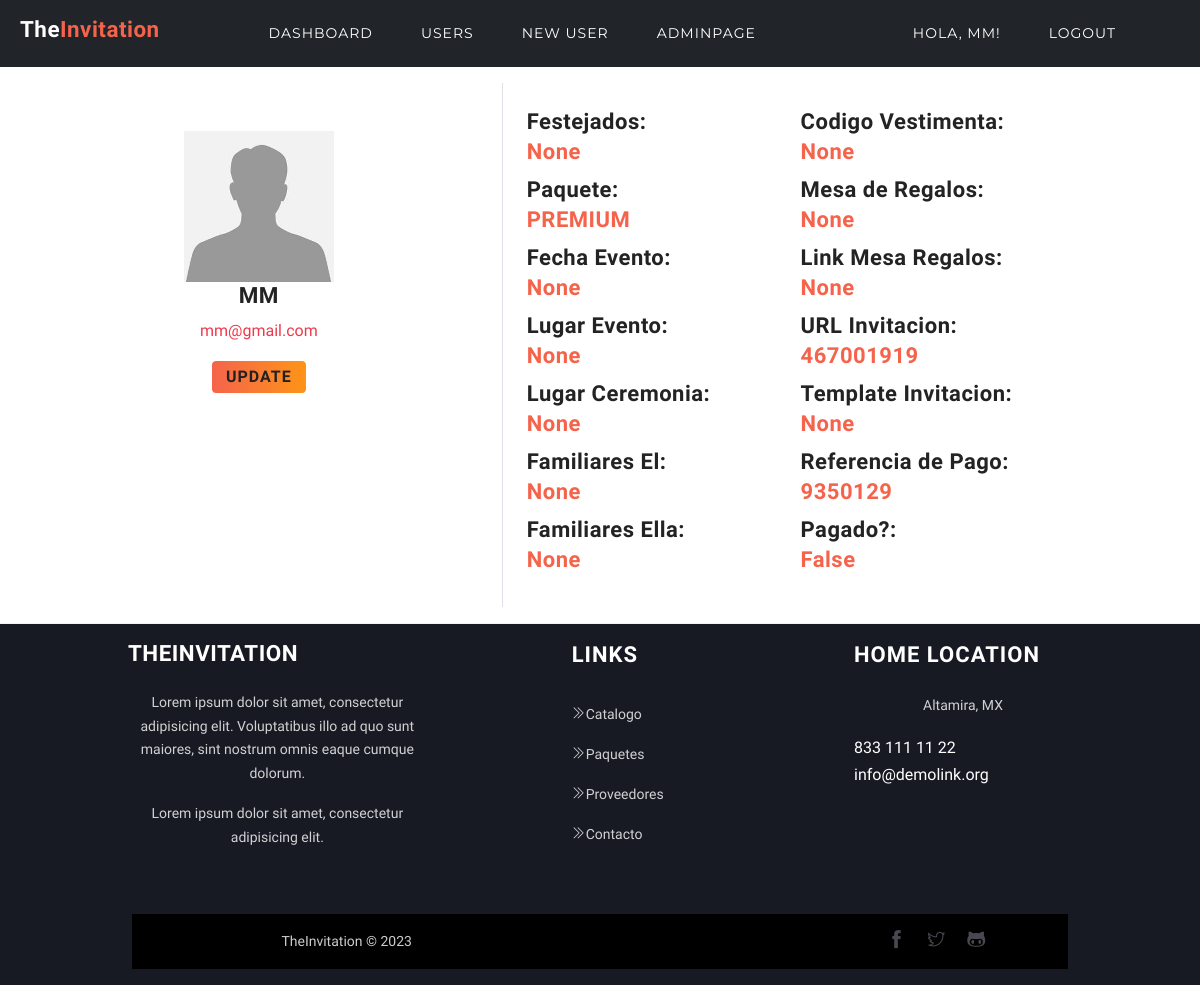
The app's page /profiledetail/1/ (signed in) with its own data.
### users/models.py (models this page shows, shortened)
class Profile(models.Model):
    user = models.OneToOneField(User, on_delete=models.CASCADE)
    avatar = models.ImageField(
        default='avatar.jpg', # default avatar
        upload_to='profile_avatars' # dir to store the image
        )
    paquete = models.CharField(max_length=20, default= 'Basico', choices=PAQUETES_CHOISES)
    fecha_evento = models.DateField(null=True, blank=True)
    lugar_fiesta = models.CharField(max_length=100, null=True, blank=True)
    lugar_ceremonia = models.CharField(max_length=100, null=True, blank=True)
    festejados = models.CharField(max_length=100, null=True, blank=True)
    familiares1_festejados = models.CharField(max_length=200, null=True, blank=True)
    familiares1_foto = models.ImageField(upload_to='family_album', null=True, blank=True)
    familiares2_festejados = models.CharField(max_length=200, null=True, blank=True)
    familiares2_foto = models.ImageField(upload_to='family_album', null=True, blank=True)
    testigos_festejados = models.CharField(max_length=200, null=True, blank=True)
    codigo_vestimenta = models.CharField(max_length=100, null=True, blank=True)
    mesa_regalos = models.CharField(max_length=100, null=True, blank=True)
    link_regalos = models.CharField(max_length=200, null=True, blank=True)
    slug = models.SlugField(unique=True, blank=True, null=True)
    template_invitacion = models.IntegerField(null=True, blank=True)
    pagado = models.BooleanField(default=False)
    ref_pago = models.BigIntegerField(unique=True, null=True, blank=True)

### users/views.py (the view)
# urls.py: path('profiledetail/<int:pk>/',ProfileDetail.as_view(),name='profiledetail'),
class ProfileDetail(LoginRequiredMixin, DetailView):
    model = Profile
    context_object_name = 'profiledetail'
    template_name = 'users/profile_detail.html'
    def get_context_data(self, **kwargs):
        context = super(ProfileDetail, self).get_context_data(**kwargs)
        context["users"] = User.objects.filter(pk=self.object.pk)
        return context

### users/templates/users/profile_detail.html
{%extends 'base_dashboard.html'%}
{% load static %}
{%block content%}
<div class="row m-3">
	<div class="p-5 col-lg-5 mx-auto text-center border-end">
			<img src="{{profiledetail.avatar.url}}" alt="{{ profiledetail.user }}" class="avatar"  accept=".jpg,.jpeg,.png"/>
			<h2 class="text-center">{{ profiledetail.user | title }}</h2>
		    <p class="text-center"><a href="mailto:{{profiledetail.user.email}}">{{profiledetail.user.email}}</a></p>
			<a class="btn btn-main" href="{% url 'profileupdate' profiledetail.id %}">Update</a>
	</div>
	<div class="col-lg-7 p-4 mx-auto">
		<div class="row">
			<div class="col-lg-5">
				<h4>Festejados: <br><span class="text-color">{{ profiledetail.festejados }}</span></h4>
				<h4>Paquete: <br><span class="text-color">{{ profiledetail.paquete }}</span></h4>
				<h4>Fecha Evento: <br><span class="text-color">{{ profiledetail.fecha_evento }}</span></h4>
				<h4>Lugar Evento: <br><span class="text-color">{{ profiledetail.lugar_fiesta }}</span></h4>
				<h4>Lugar Ceremonia: <br><span class="text-color">{{ profiledetail.lugar_ceremonia }}</span></h4>
				<h4>Familiares El: <br><span class="text-color">{{ profiledetail.familiares1_festejados }}</span></h4>
				<h4>Familiares Ella: <br><span class="text-color">{{ profiledetail.familiares2_festejados }}</span></h4>
			</div>
			<div class="col-lg-5 ">
				<h4>Codigo Vestimenta: <br><span class="text-color">{{ profiledetail.codigo_vestimenta }}</span></h4>
				<h4>Mesa de Regalos: <br><span class="text-color">{{ profiledetail.mesa_regalos }}</span></h4>
				<h4>Link Mesa Regalos: <br><span class="text-color">{{ profiledetail.link_regalos }}</span></h4>
				<h4>URL Invitacion: <br><span class="text-color">{{ profiledetail.slug }}</span></h4>
				<h4>Template Invitacion: <br><span class="text-color">{{ profiledetail.template_invitacion }}</span></h4>
				<h4>Referencia de Pago: <br><span class="text-color">{{ profiledetail.ref_pago }}</span></h4>
				<h4>Pagado?: <br><span class="text-color">{{ profiledetail.pagado }}</span></h4>
			</div>
		</div>
	</div>
</div>
{%endblock content%}

### templates/base_dashboard.html (shortened to what this page needs)
{% load static %}
<!DOCTYPE html>
<html lang="en">
<head>
    <link rel="stylesheet" href="{% static 'css/bootstrap.css' %}">
  <link rel="stylesheet" href="{% static 'css/homepage.css' %}">
  <link rel="stylesheet" href="{% static 'plugins/icofont/icofont.min.css' %}">
  <link rel="stylesheet" href="{% static 'plugins/themify/css/themify-icons.css' %}">
  <link rel="stylesheet" href="{% static 'plugins/animate-css/animate.css' %}">
  <link rel="stylesheet" href="{% static 'plugins/magnific-popup/dist/magnific-popup.css' %}">
  <link rel="stylesheet" href="{% static 'plugins/slick-carousel/slick/slick.css' %}">
  <link rel="stylesheet" href="{% static 'plugins/slick-carousel/slick/slick-theme.css' %}">
  <link rel="stylesheet" href="{% static 'css/style.css' %}">
  <link rel="stylesheet" href="{% static 'css/styletodo.css' %}">
  <link rel="stylesheet" href="{% static 'plugins/fontawesome/css/all.css' %}">
  <link rel="stylesheet" href="https://cdnjs.cloudflare.com/ajax/libs/animate.css/4.1.1/animate.min.css"/>
  <link rel="stylesheet" href="https://unpkg.com/aos@next/dist/aos.css"/>
</head>
<body>
    <nav class="navbar navbar-dark bg-dark navbar-expand-lg">
        <div class="container-fluid">
          <a class="navbar-brand p-2" href="{% url 'index' %}">
            <h2 class=" text-capitalize text-white "></i>The<span class="text-color">Invitation</span></h2>
          </a>
          <div class="collapse navbar-collapse mx-auto " id="navbarNav">
            {% if user.is_superuser %}
            <ul class="navbar-nav mx-auto">
              <li class="nav-item px-3">
                <a class="nav-link active" aria-current="page" href="{% url 'dashboard' %}">Dashboard</a>
              </li>
              <li class="nav-item px-3">
                <a class="nav-link active" aria-current="page" href="{% url 'profilelist' %}">Users</a>
              </li>
              <li class="nav-item px-3">
                <a class="nav-link active" aria-current="page" href="{% url 'register' %}">New User</a>
              </li>
              <li class="nav-item px-3">
                <a class="nav-link active" aria-current="page" href="{% url 'admin:index' %}">AdminPage</a>
              </li>
            </ul>
            {% endif %}
            <ul class="navbar-nav justify-content-end mx-5">
              {% if user.is_authenticated %}
                <li class="nav-item px-3">
                    <a href="{% url 'dashboard' %}" class="nav-link active" >Hola, {{ user.username|default:'Guest' }}!</a>
                </li>
                <li class="nav-item px-3">
                <a class="nav-link active" href="{% url 'logout' %}">Logout</a>
              {% else %}
                  <a class="nav-link active" href="{% url 'login' %}">Login</a>
              {% endif %}
                  </li>
            </ul>
          </div>
        </div>
      </nav>
{% block content %} {% endblock content %}
<footer class="footer bg-black-50">
	<div class="container">
		<div class="row">
			<div class="col-lg-4 col-md-6 mb-5 mb-lg-0">
				<h2 class="text-white mb-4">TheInvitation</h2>
				<p>Lorem ipsum dolor sit amet, consectetur adipisicing elit. Voluptatibus illo ad quo sunt maiores, sint nostrum omnis eaque cumque dolorum.</p>
				<p>Lorem ipsum dolor sit amet, consectetur adipisicing elit.</p>
			</div>
			<div class="col-lg-2 col-md-5 mb-5 mb-lg-0 mx-auto">
				<div class="footer-widget">
					<h4 class="mb-4 text-white letter-spacing text-uppercase">Links</h4>
					<ul class="list-unstyled footer-menu lh-40 mb-0">
						<li><a href="{% url 'catalogo' %}"><i class="ti-angle-double-right mr-2"></i>Catalogo</a></li>
						<li><a href="service.html"><i class="ti-angle-double-right mr-2"></i>Paquetes</a></li>
						<li><a href="pricing.html"><i class="ti-angle-double-right mr-2"></i>Proveedores</a></li>
						<li><a href="course.html"><i class="ti-angle-double-right mr-2"></i>Contacto</a></li>
					</ul>
				</div>
			</div>
			<div class="col-lg-3 col-md-5">
				<div class="footer-widget">
					<h4 class="mb-4 text-white letter-spacing text-uppercase">Home location</h4>
					<p>Altamira, MX </p>
					<span class="text-white">833 111 11 22</span>
					<span class="text-white">info@demolink.org</span>
				</div>
			</div>
		</div>
		<div class="row align-items-center mt-5 px-3 bg-black mx-1">
			<div class="col-lg-4 mx-5">
				<p class="text-white mt-3">TheInvitation © 2023</p>
			</div>
			<div class="col-lg-6 ml-auto">
				<ul class="list-inline mb-0 footer-socials text-end">
					<li class="list-inline-item"><a href="https://www.facebook.com/themefisher"><i class="ti-facebook"></i></a></li>
					<li class="list-inline-item"><a href="https://twitter.com/themefisher"><i class="ti-twitter"></i></a></li>
					<li class="list-inline-item"><a href="https://github.com/themefisher/"><i class="ti-github"></i></a></li>
				</ul>
			</div>
		</div>
	</div>
</footer>
</body>
</html>

### coolapp/static/css/style.css (style rules this page uses)
body { line-height: 1.8; font-family: "Montserrat", sans-serif; -webkit-font-smoothing: antialiased; font-size: 16px; color: rgba(0, 0, 0, 0.6); }
h1, .h1, h2, .h2, h3, .h3, h4, .h4, h5, .h5, h6, .h6 { font-family: "Barlow Condensed", sans-serif; font-weight: 700; color: #232323; letter-spacing: 0.5px; }
h2, .h2 { font-size: 38px; text-transform: uppercase; }
h4, .h4 { font-size: 22px; line-height: 30px; }
html, body { overflow-x: hidden; width: 100%; }
.btn { display: inline-block; font-size: 14px; letter-spacing: 1px; padding: 18px 35px; text-transform: uppercase; border-radius: 0; font-weight: 700; transition: all 0.5s ease; border: 1px solid transparent; }
.btn-main, .btn-small, .btn-transparent { background: linear-gradient(90deg, rgb(245, 99, 75) 0%, #fe9418 100%); color: #fff; }
.text-color { color: rgb(245, 99, 75); }
a { transition: all 0.35s ease; }
.letter-spacing { letter-spacing: 1px; }
.bg-black-50 { background: #181a23; }
.navbar-nav li { padding: 0px 10px; }
.navbar-nav .nav-link { font-family: "Montserrat", sans-serif; color: #fff; text-transform: uppercase; font-size: 14px; letter-spacing: 1px; transition: all 0.25s ease; }
.footer { padding-top: 90px; padding-bottom: 45px; }
.footer p { color: #fff; opacity: 0.8; font-size: 14px; }
.bg-black { background: #111; }
.footer-menu li a { color: #fff; opacity: 0.8; font-size: 14px; }
.lh-40 { line-height: 40px; }
.footer-socials li a { color: #fff; opacity: 0.8; }
.footer-socials li a { color: #595b65; font-size: 18px; padding-left: 10px; }

### coolapp/static/css/styletodo.css (style rules this page uses)
:root { --color-primary: #ee394c; --color-secondary: #86b7fe; --color-light: #f2f2f2; --color-gray: #ced4da; --color-dark: #212121; --color-white: #ffffff; --color-error: #e2442f; --color-warning: #ffc900; --color-info: #02a2b9; --color-success: #1ba345; --color-input: #00d1b2; --border-radius: 5px; }
* { margin: 0; padding: 0; box-sizing: border-box; text-rendering: optimizeLegibility; }
html, body { height: 100%; }
img { max-width: 100%; }
body { font-family: 'Dosis', sans-serif; font-size: 1rem; line-height: 1.7; display: flex; flex-direction: column; }
h2 { font-size: 1.4rem; }
a { color: var(--color-primary); text-decoration: none; }
.container { max-width: 960px; margin: 0 auto; padding: 0.5rem; }
.avatar { display:block; margin:0 auto; max-width:150px; }
.footer p { text-align: center; }
.footer { margin-top: auto; padding: 0.5rem 0; border-top: solid 1px var(--color-light); }
.btn { padding: 0.25rem 0.75rem; border-radius: var(--border-radius); background-color: var(--color-white); border: solid 1px var(--color-white); color: var(--color-dark); cursor: pointer; text-decoration: none; font-size: 1rem; min-width: 6rem; text-align: center; }
.text-center { text-align: center; }

### records on screen
Profile: avatar (placeholder picture), user "MM", user.email "mm@gmail.com", festejados "None", paquete "PREMIUM", fecha_evento "None", lugar_fiesta "None", lugar_ceremonia "None", familiares1_festejados "None", familiares2_festejados "None", codigo_vestimenta "None", mesa_regalos "None", link_regalos "None", slug "467001919", template_invitacion "None", ref_pago "9350129", pagado "False"

### other values on screen
{{ user.username|default:'Guest' }} "MM"
